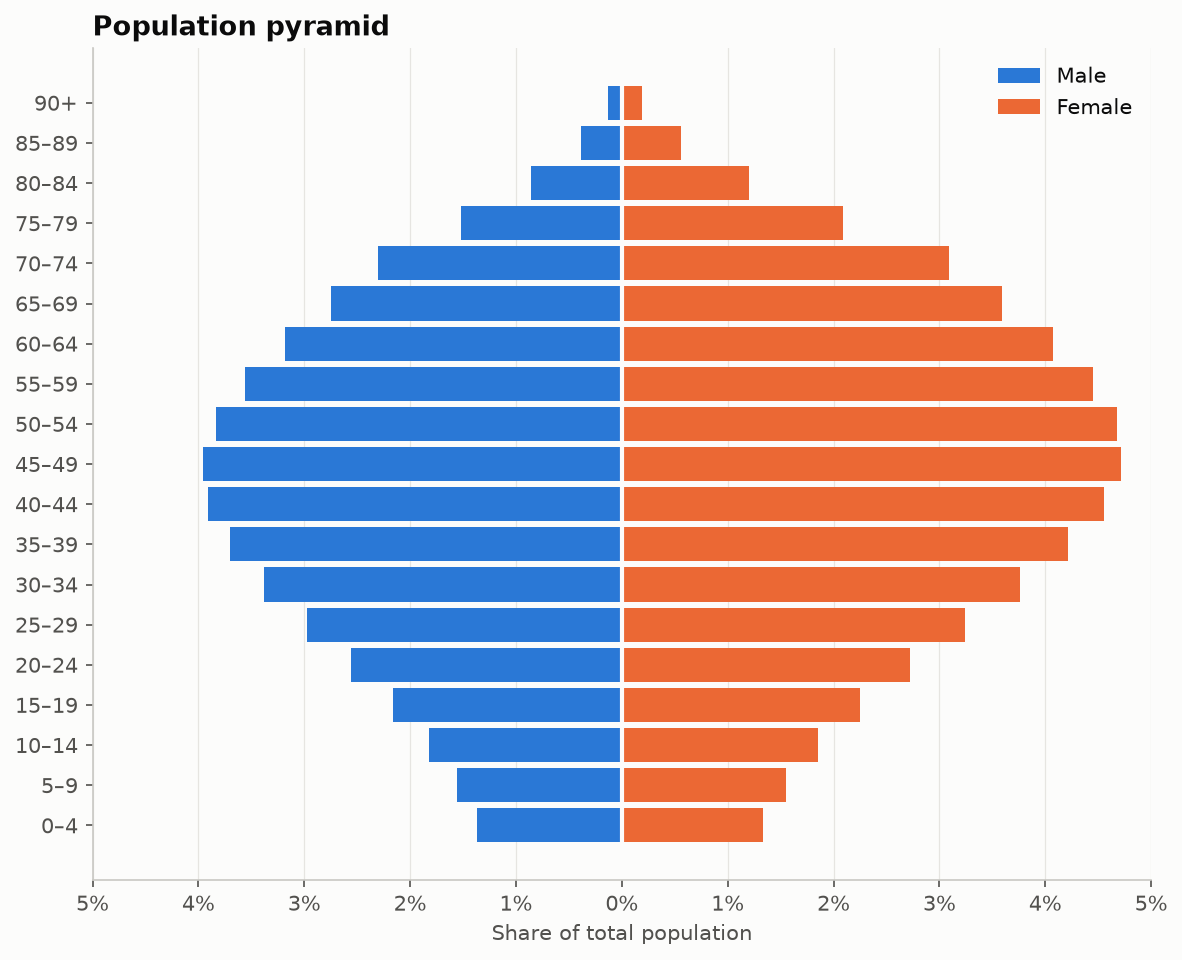

Reproduce this figure in Python.
"""
Population Pyramid  -  family: Distribution

DESIGN PURPOSE
Back-to-back horizontal histograms of age bands, with males on one side and
females on the other. A population's age structure (growing, stable or ageing)
shows at a glance.

WHEN TO USE
  - Show the age and sex structure of a population
  - Compare two groups across the same ordered bins

AVOID WHEN
  - The bins are not ordered
  - Comparing many populations (use small multiples or overlay outlines)

ALTERNATIVES
  - Spine chart
  - Overlaid outline pyramids for two years

EXAMPLE
Age structure of a fictional ageing population (percent of total), in 5-year
bands.

Run:  python population_pyramid.py
"""
import sys
from pathlib import Path

import numpy as np
import pandas as pd
import matplotlib.pyplot as plt

# Library style: categorical colors in fixed order, recessive axes, hairline grid.
PALETTE = ["#2a78d6", "#eb6834", "#1baf7a", "#eda100",
           "#e87ba4", "#008300", "#6250d6", "#e34948"]
SEQ_CMAP = "Blues"      # sequential: one hue, light -> dark
DIV_CMAP = "RdBu_r"     # diverging: two opposite hues, neutral midpoint
GRAY = "#b8b7b1"        # de-emphasised marks
plt.rcParams.update({
    "figure.figsize": (8, 4.8), "figure.dpi": 110, "figure.facecolor": "#fcfcfb",
    "axes.facecolor": "#fcfcfb", "axes.edgecolor": "#c9c8c3", "axes.linewidth": 0.8,
    "axes.spines.top": False, "axes.spines.right": False,
    "axes.grid": True, "grid.color": "#e6e5e1", "grid.linewidth": 0.6, "axes.axisbelow": True,
    "axes.prop_cycle": plt.cycler(color=PALETTE),
    "axes.titlesize": 13, "axes.titleweight": "bold", "axes.titlelocation": "left",
    "axes.labelcolor": "#52514e", "xtick.color": "#52514e", "ytick.color": "#52514e",
    "text.color": "#0b0b0b", "font.size": 10, "lines.linewidth": 2,
    "legend.frameon": False,
})

# --- Example data ------------------------------------------------------------
bands = [f"{a}–{a + 4}" for a in range(0, 90, 5)] + ["90+"]
age_mid = np.arange(2.5, 95, 5)
base = np.exp(-((age_mid - 48) / 30) ** 2) * 4 + 1.2
base[-4:] *= np.array([0.8, 0.55, 0.3, 0.12])
male = base * (1.02 - age_mid / 400)
female = base * (0.98 + age_mid / 500)
tot = male.sum() + female.sum()
df = pd.DataFrame({"band": bands, "male": male / tot * 100, "female": female / tot * 100})
df.round(2).tail()

# --- Plot --------------------------------------------------------------------
fig, ax = plt.subplots(figsize=(8, 6.5))
ax.barh(df["band"], -df["male"], color=PALETTE[0], height=0.85, label="Male")
ax.barh(df["band"], df["female"], color=PALETTE[1], height=0.85, label="Female")
ax.axvline(0, color="#fcfcfb", linewidth=2)
lim = 5
ticks = np.arange(-5, 6, 1)
ax.set_xticks(ticks, [f"{abs(t)}%" for t in ticks])
ax.set_xlim(-lim, lim)
ax.set_xlabel("Share of total population")
ax.set_title("Population pyramid")
ax.grid(axis="y", visible=False)
ax.legend(loc="upper right")
fig.tight_layout()

# --- Save / show -------------------------------------------------------------
out = Path(__file__).with_name(Path(__file__).stem + ".png")
fig.savefig(out, dpi=150, bbox_inches="tight")
print(f"saved {out}")
if "--no-show" not in sys.argv:
    plt.show()
